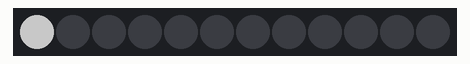
Simulated run of this sketch. Board: Arduino Uno, built with avr-gcc and run on an emulated ATmega328P. Parts: 12 RGB LEDs in strip order, left to right. Dim RGB values are drawn brighter than linear.

Above: at 0.1 s.
At 5.6 s:
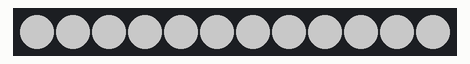
At 11.1 s:
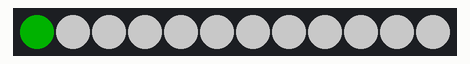
At 17.1 s:
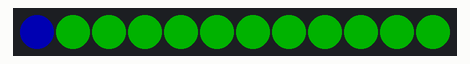
At 23.1 s:
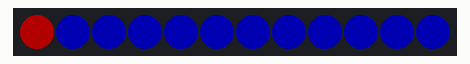
At 29.1 s:
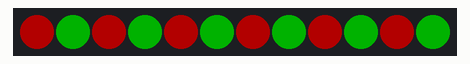

Measured:
- what the display in image 1 shows lasts 5.5 s, from 5.5 s to 11.0 s
- what the display in image 2 shows lasts 0.5 s, from 11.0 s to 11.5 s
- what the display in image 5 shows lasts 3.0 s, from 29.0 s to 32.0 s

The sketch:

LED1426Test.ino
```cpp
#include <Adafruit_NeoPixel.h>
#ifdef __AVR__
#include <avr/power.h>
#endif

#define NUMPIXELS 12
#define PIN 6
#define DELAYVAL 500
#define BRIGHTNESS 100

Adafruit_NeoPixel pixels(NUMPIXELS, PIN, NEO_GRB + NEO_KHZ800);

void setup() {
  pixels.begin();
  pixels.setBrightness(BRIGHTNESS);
  pixels.clear();
}

void loop() {
  pixels.clear();

  for (int i = 0; i < NUMPIXELS; i++) {
    pixels.setPixelColor(i, pixels.Color(255, 255, 255));
    pixels.show();
    delay(DELAYVAL);
  }
  delay(5000);

  for (int i = 0; i < NUMPIXELS; i++) {
    pixels.setPixelColor(i, pixels.Color(0, 150, 0));
    pixels.show();
    delay(DELAYVAL);
  }
  for (int i = 0; i < NUMPIXELS; i++) {
    pixels.setPixelColor(i, pixels.Color(0, 0, 150));
    pixels.show();
    delay(DELAYVAL);
  }
  for (int i = 0; i < NUMPIXELS; i++) {
    pixels.setPixelColor(i, pixels.Color(150, 0, 0));
    pixels.show();
    delay(DELAYVAL);
  }

#define GREEN 0x00ff00
#define RED   0xff0000
#define BLUE  0x0000ff

  pixels.clear();
  for (int i = 0; i < NUMPIXELS; i += 2) {
    pixels.setPixelColor(i, pixels.Color(150, 0, 0));
  }
  for (int i = 1; i < NUMPIXELS; i += 2) {
    pixels.setPixelColor(i, pixels.Color(0, 150, 0));
  }
  pixels.show();
  delay(3000);

  for (int k = 0; k < 20; k++) {
    pixels.clear();
    for (int i = 0; i < NUMPIXELS; i += 2) {
      pixels.setPixelColor(i, pixels.Color(0, 150, 0));
    }
    for (int i = 1; i < NUMPIXELS; i += 2) {
      pixels.setPixelColor(i, pixels.Color(150, 0, 0));
    }
    pixels.show();
    delay(200);
    pixels.clear();
    for (int i = 0; i < NUMPIXELS; i += 2) {
      pixels.setPixelColor(i, pixels.Color(150, 0, 0));
    }
    for (int i = 1; i < NUMPIXELS; i += 2) {
      pixels.setPixelColor(i, pixels.Color(0, 150, 0));
    }
    pixels.show();
    delay(200);
  }

  pixels.fill(RED, 0, 0); // RED??
  pixels.show();
  delay(3000);

  pixels.fill(BLUE, 0, 0);
  pixels.show();
  delay(3000);

  pixels.fill(GREEN, 0, 0);  // GREEN??
  pixels.show();
  delay(3000);
}
```
